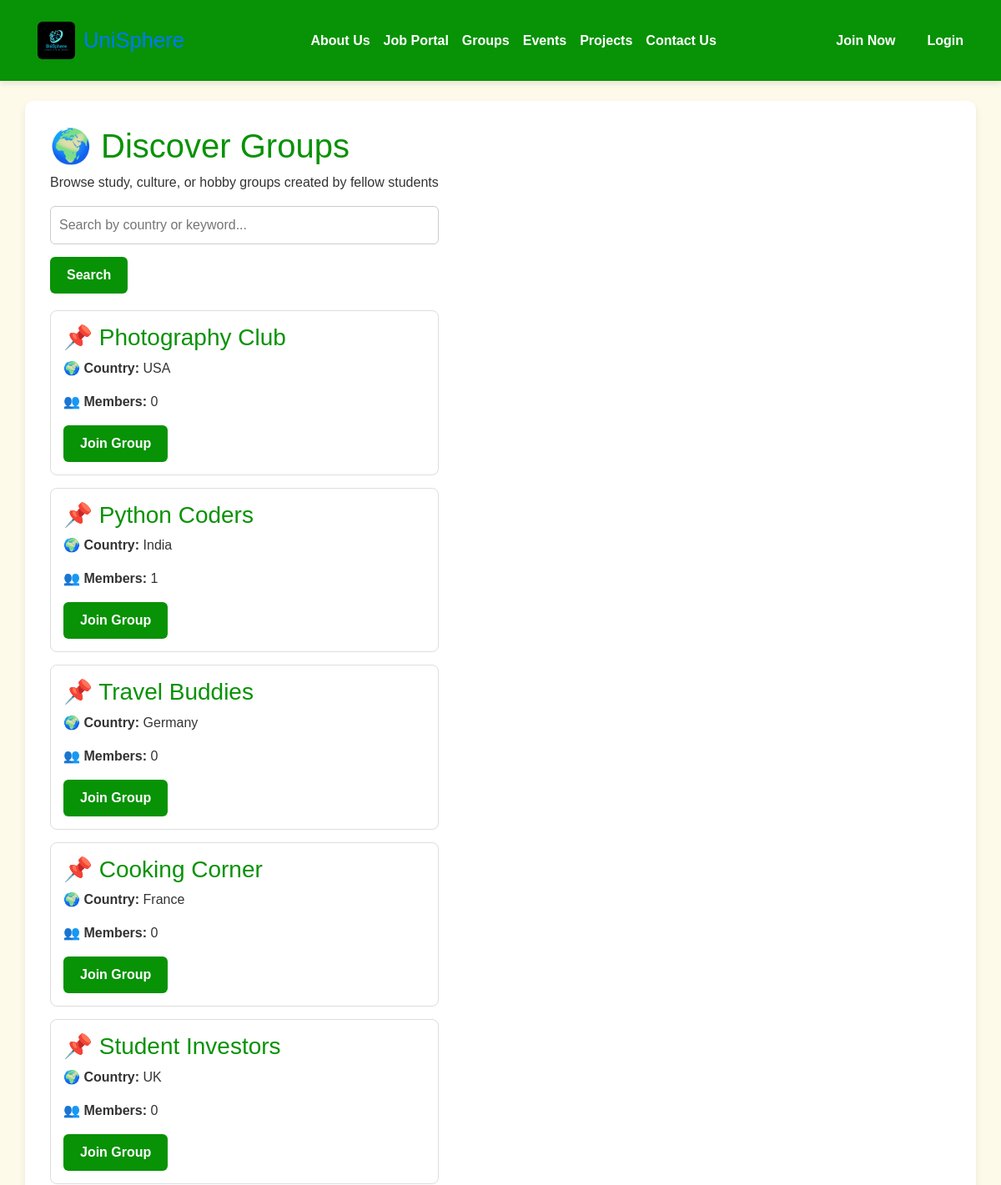
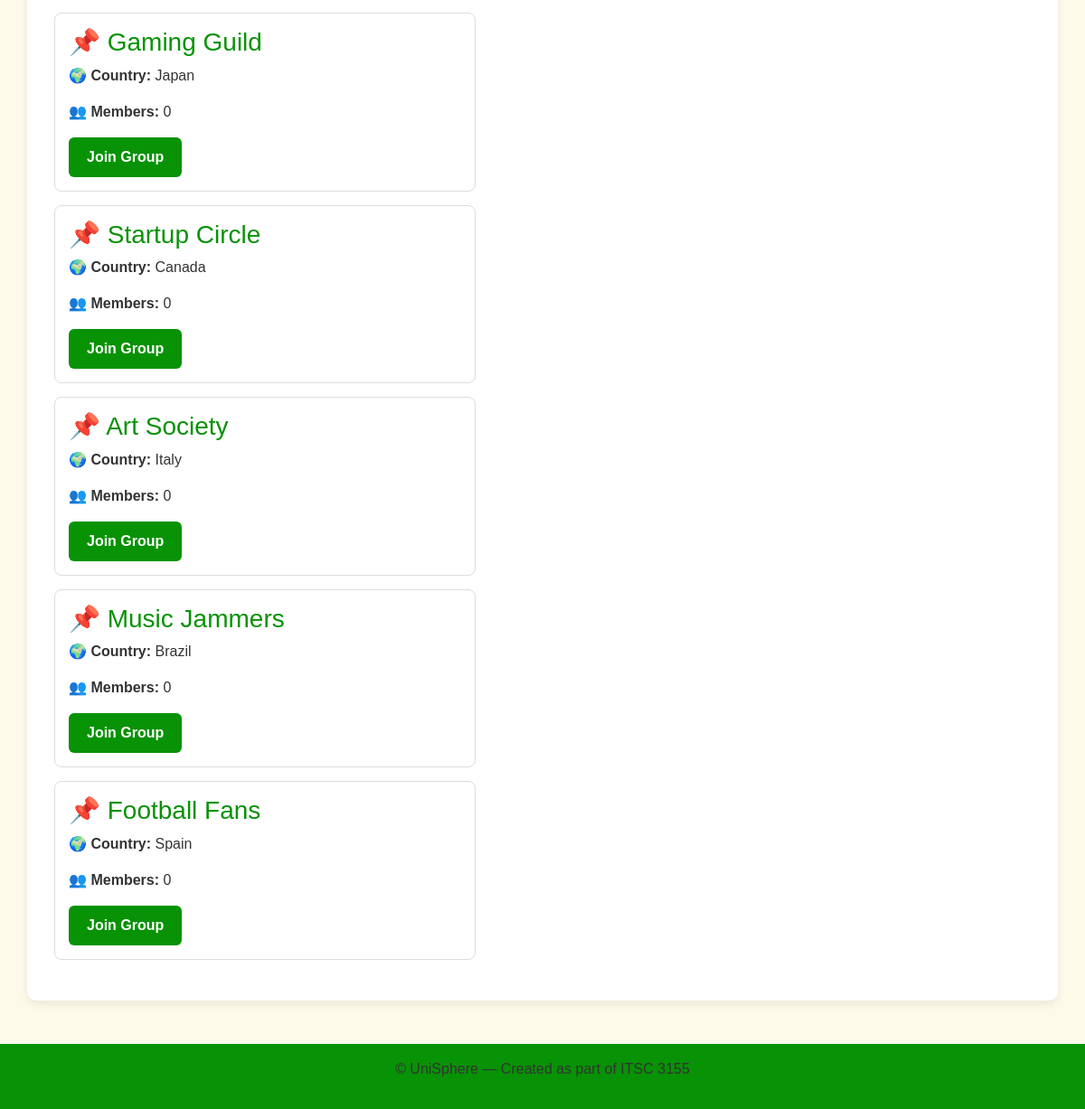
The app's page /groups/ with its own data (2 pictures, top to bottom).
### base/models.py (models this page shows, shortened)
class Group(models.Model):
    name = models.CharField(max_length=100)
    country = models.CharField(max_length=100)
    members = models.ManyToManyField(Profile, related_name='groups')

### base/views.py (the view)
# urls.py: path('groups/', views.group_discovery, name="group_discovery"),
def group_discovery(request):
    query = request.GET.get('q')
    groups = Group.objects.all()
    if query:
        groups = groups.filter(Q(name__icontains=query) | Q(country__icontains=query))
    return render(request, 'base/groups.html', {'groups': groups})

### base/templates/base/groups.html (shortened to what this page needs)
{% extends 'base/layout.html' %}
{% load static %}
{% block content %}
<section class="groups-section">
    <h1 class="section-title">🌍 Discover Groups</h1>
    <p class="section-subtitle">Browse study, culture, or hobby groups created by fellow students</p>
    <form method="GET" class="group-search-form" style="margin-bottom: 20px;">
        <input type="text" name="q" placeholder="Search by country or keyword..." value="{{ request.GET.q }}">
        <button type="submit">Search</button>
    </form>
    <div class="groups-container">
        {% for group in groups %}
        <div class="group-box" style="border: 1px solid #ddd; padding: 15px; margin-bottom: 15px; border-radius: 8px;">
            <h3>📌 {{ group.name }}</h3>
            <p>🌍 <strong>Country:</strong> {{ group.country }}</p>
            <p>👥 <strong>Members:</strong> {{ group.members.count }}</p>
            {% if user.profile in group.members.all %}
                <p class="text-success">✅ You've joined this group.</p>
                <form method="POST" action="{% url 'leave_group' group.id %}">
                    {% csrf_token %}
                    <button type="submit" class="btn btn-danger">Leave Group</button>
                </form>
            {% else %}
                <form method="POST" action="{% url 'join_group' group.id %}">
                    <button type="submit" class="btn btn-outline-success">Join Group</button>
                </form>
            {% endif %}
        </div>
        {% empty %}
        <p>No groups available at the moment. Try creating one!</p>
        {% endfor %}
    </div>
</section>
{% endblock %}

### base/static/images/styles/main.css (style rules this page uses)
body { font-family: 'Arial', sans-serif; background-color: #fef7de9d; color: #000; margin: 0; padding: 0; }
h1, h2, h3, h5 { color: #089206; }
p, label { color: #333; }
button, .btn { background-color: #089206; color: #fff; font-weight: bold; border: none; border-radius: 6px; padding: 10px 20px; transition: background-color 0.3s ease; cursor: pointer; }
input[type="text"], input[type="email"], input[type="password"], textarea { width: 100%; padding: 10px; border: 1px solid #ccc; border-radius: 6px; margin-bottom: 15px; }

### records on screen
Group: name "Photography Club", country "USA", members.count "0", shows "Join Group"
Group: name "Python Coders", country "India", members.count "1", shows "Join Group"
Group: name "Travel Buddies", country "Germany", members.count "0", shows "Join Group"
Group: name "Cooking Corner", country "France", members.count "0", shows "Join Group"
Group: name "Student Investors", country "UK", members.count "0", shows "Join Group"
Group: name "Gaming Guild", country "Japan", members.count "0", shows "Join Group"
Group: name "Startup Circle", country "Canada", members.count "0", shows "Join Group"
Group: name "Art Society", country "Italy", members.count "0", shows "Join Group"
Group: name "Music Jammers", country "Brazil", members.count "0", shows "Join Group"
Group: name "Football Fans", country "Spain", members.count "0", shows "Join Group"
